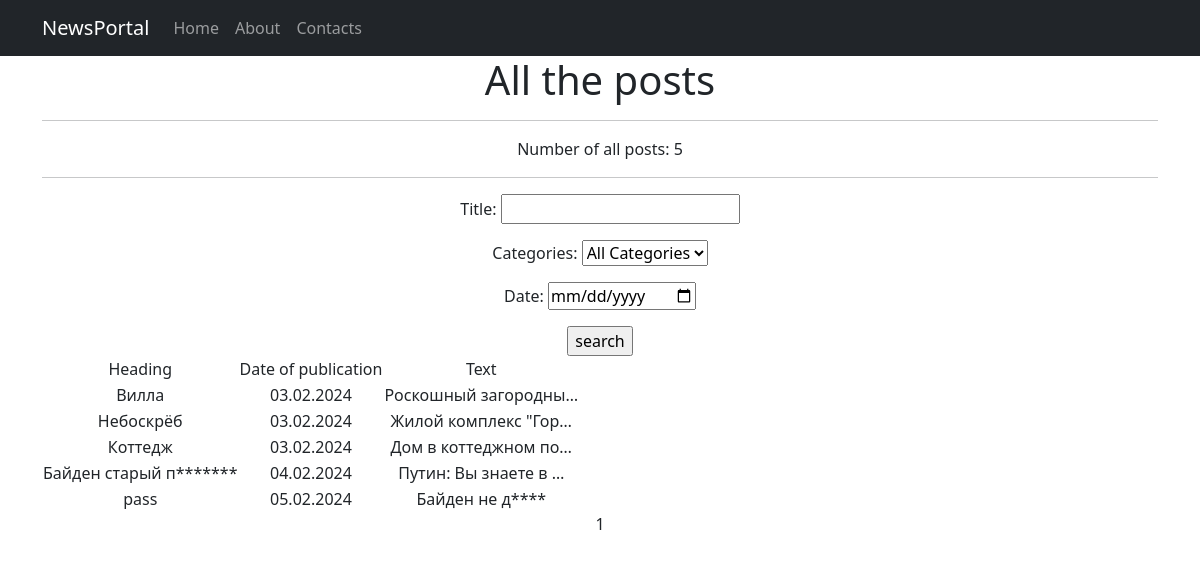
The page /posts/search/ on the database as committed earlier.
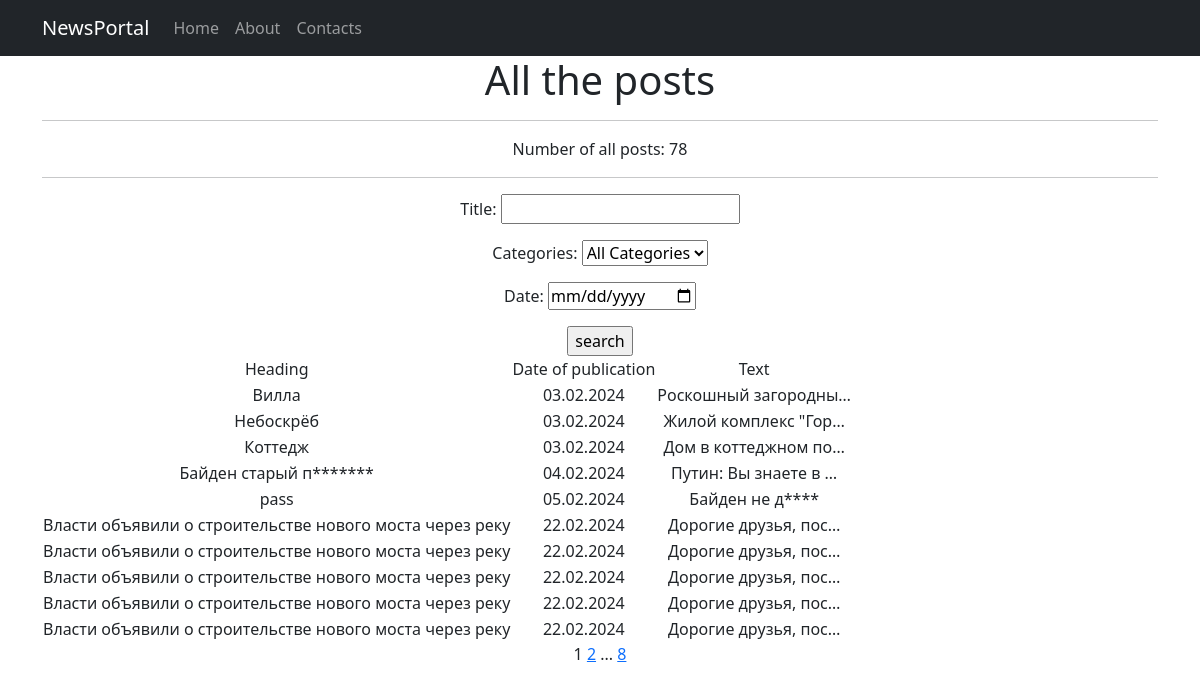
The same page on the database as committed later.
### news/models.py (models this page shows, shortened)
class Post(models.Model):
    article = 'AR'
    news = 'NW'
    CHOICES = [
        (article, 'Статья'),
        (news, 'Новость'),
    ]
    date_time = models.DateTimeField(auto_now_add=True)
    author = models.ForeignKey(Author, on_delete=models.CASCADE)
    post_type = models.CharField(choices=CHOICES, default=article, max_length=2)
    category = models.ManyToManyField(Category, through='PostCategory')
    title = models.CharField(max_length=120)
    text = models.TextField()
    rating = models.IntegerField(default=0)

### news/views.py (the view)
# urls.py: path('search/', views.PostSearchView.as_view(), name='post_search'),
class PostSearchView(ListView):
    model = Post
    ordering = 'date_time'
    template_name = 'search.html'
    context_object_name = 'posts'
    paginate_by = 10
    def get_queryset(self):
        queryset = super().get_queryset()
        self.filterset = PostFilter(self.request.GET, queryset)
        return self.filterset.qs
    def get_context_data(self, **kwargs):
        context = super().get_context_data(**kwargs)
        context['filterset'] = self.filterset
        return context

### news/models.py (called while the page is built)
    def __str__(self):
        return self.category_type

### news/templatetags/custom_filters.py (called while the page is built)
@register.filter()
def censor(text):
    words = text.split(' ')
    list_text = []
    for word in words:
        if word.lower() in BLOCKED_WORDS:
            postfix = word[:1] + '*' * (len(word) - 1)
            list_text.append(postfix)
        else:
            list_text.append(word)
    return ' '.join(list_text)

### news/templatetags/custom_tags.py (called while the page is built)
@register.simple_tag(takes_context=True)
def url_replace(context, **kwargs):
    current_param = context['request'].GET.copy()
    for k, v in kwargs.items():
        current_param[k] = v
    return current_param.urlencode()

### templates/search.html (shortened to what this page needs)
{% extends 'default.html' %}
{% load custom_filters %}
{% load custom_tags %}
{% block content %}
    <h1>All the posts</h1>
    <hr>
        Number of all posts: {{ paginator.count }}
    <hr>
    <form action="" method="get">
        {{ filterset.form.as_p }}
        <input type="submit" value="search">
    </form>
    {% if posts %}
        <table>
            <tr>
                <td>Heading</td>
                <td>Date of publication</td>
                <td>Text</td>
            </tr>
            {% for post in posts %}
            <tr>
                <td>{{ post.title|censor }}</td>
                <td>{{ post.date_time|date:"d.m.Y" }}</td>
                <td>{{ post.text|truncatechars:20|censor }}</td>
            </tr>
            {% endfor %}
        </table>
    {% else %}
        <h2>There are no posts</h2>
    {% endif %}
    {{ page_obj.number }}
    {% if page_obj.has_next %}
        <a href="?{% url_replace page=page_obj.next_page_number %}">{{ page_obj.next_page_number }}</a>
        {% if paginator.num_pages != page_obj.next_page_number %}
            ...
            <a href="?{% url_replace page=page_obj.paginator.num_pages %}">{{ page_obj.paginator.num_pages }}</a>
        {% endif %}
    {% endif %}
{% endblock content %}

Rows that differ between the two databases and show on the page:
added Post: title|censor "Власти объявили о строительстве нового моста через реку", date_time "22.02.2024", text|censor "Дорогие друзья, пос…"
added Post: title|censor "Власти объявили о строительстве нового моста через реку", date_time "22.02.2024", text|censor "Дорогие друзья, пос…"
added Post: title|censor "Власти объявили о строительстве нового моста через реку", date_time "22.02.2024", text|censor "Дорогие друзья, пос…"
added Post: title|censor "Власти объявили о строительстве нового моста через реку", date_time "22.02.2024", text|censor "Дорогие друзья, пос…"
added Post: title|censor "Власти объявили о строительстве нового моста через реку", date_time "22.02.2024", text|censor "Дорогие друзья, пос…"
Other text that changed with them:
{{ paginator.count }}: "5" → "78"
{{ page_obj.next_page_number }}: (not shown) → "2"
{{ page_obj.paginator.num_pages }}: (not shown) → "8"
